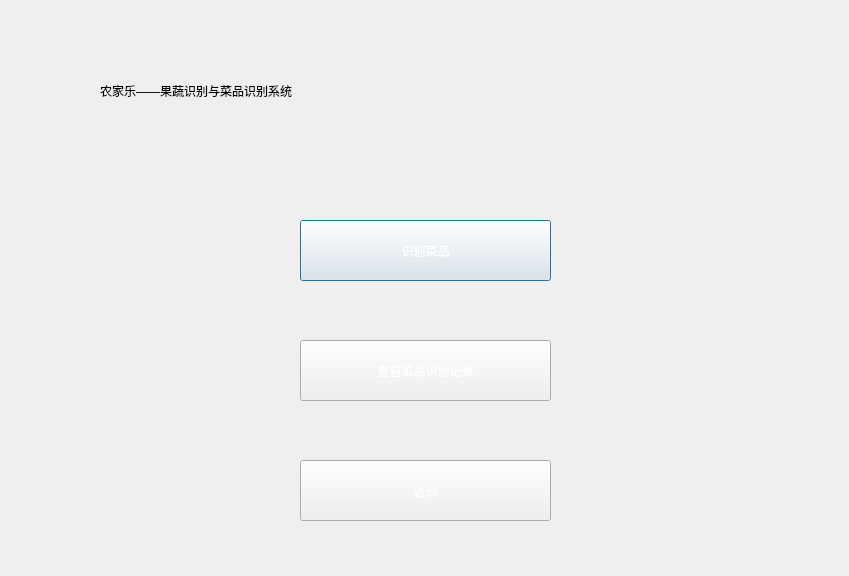
<?xml version="1.0" encoding="UTF-8"?>
<ui version="4.0">
 <class>Dialog</class>
 <widget class="QDialog" name="Dialog">
  <property name="geometry">
   <rect>
    <x>0</x>
    <y>0</y>
    <width>849</width>
    <height>576</height>
   </rect>
  </property>
  <property name="windowTitle">
   <string>Dialog</string>
  </property>
  <property name="styleSheet">
   <string notr="true">background-image: url(:/bg1.jpg);</string>
  </property>
  <widget class="QFrame" name="frame">
   <property name="geometry">
    <rect>
     <x>-20</x>
     <y>-10</y>
     <width>891</width>
     <height>601</height>
    </rect>
   </property>
   <property name="frameShape">
    <enum>QFrame::StyledPanel</enum>
   </property>
   <property name="frameShadow">
    <enum>QFrame::Raised</enum>
   </property>
   <widget class="QLabel" name="label_2">
    <property name="geometry">
     <rect>
      <x>10</x>
      <y>0</y>
      <width>871</width>
      <height>591</height>
     </rect>
    </property>
    <property name="text">
     <string/>
    </property>
   </widget>
   <widget class="QLabel" name="label">
    <property name="geometry">
     <rect>
      <x>120</x>
      <y>50</y>
      <width>641</width>
      <height>101</height>
     </rect>
    </property>
    <property name="styleSheet">
     <string notr="true">color: rgb(56, 99, 7);
color: rgb(0, 0, 0);
font: 24pt &quot;楷体&quot;;</string>
    </property>
    <property name="text">
     <string>农家乐——果蔬识别与菜品识别系统</string>
    </property>
   </widget>
   <widget class="QPushButton" name="pushButton">
    <property name="geometry">
     <rect>
      <x>320</x>
      <y>230</y>
      <width>251</width>
      <height>61</height>
     </rect>
    </property>
    <property name="styleSheet">
     <string notr="true">background-image: url(:/bg1.jpg);
color: rgb(255, 255, 255);
font: 18pt &quot;楷体&quot;;</string>
    </property>
    <property name="text">
     <string>识别菜品</string>
    </property>
   </widget>
   <widget class="QPushButton" name="pushButton_2">
    <property name="geometry">
     <rect>
      <x>320</x>
      <y>350</y>
      <width>251</width>
      <height>61</height>
     </rect>
    </property>
    <property name="styleSheet">
     <string notr="true">background-image: url(:/bg1.jpg);
color: rgb(255, 255, 255);
font: 18pt &quot;楷体&quot;;</string>
    </property>
    <property name="text">
     <string>查看菜品识别记录</string>
    </property>
   </widget>
   <widget class="QPushButton" name="pushButton_3">
    <property name="geometry">
     <rect>
      <x>320</x>
      <y>470</y>
      <width>251</width>
      <height>61</height>
     </rect>
    </property>
    <property name="styleSheet">
     <string notr="true">background-image: url(:/bg1.jpg);
color: rgb(255, 255, 255);
font: 18pt &quot;楷体&quot;;</string>
    </property>
    <property name="text">
     <string>返回</string>
    </property>
   </widget>
  </widget>
 </widget>
 <resources>
  <include location="../data/a.qrc"/>
 </resources>
 <connections/>
</ui>
